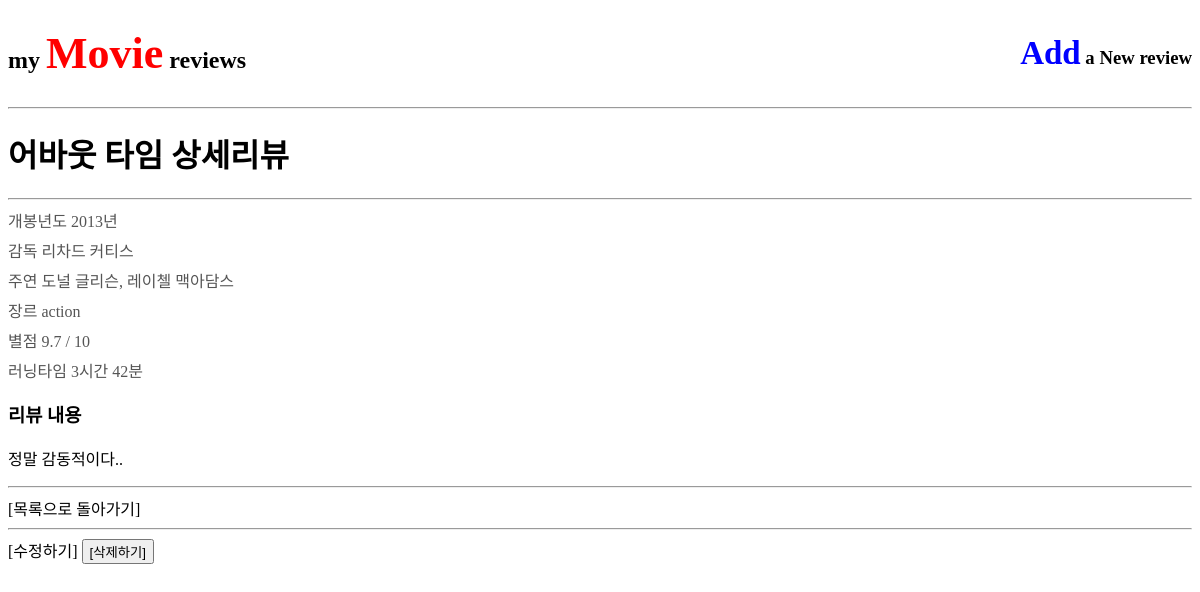
Page /4/ on the committed database.
### reviews/models.py (models this page shows, shortened)
class Review(models.Model):
    GENRE_CHOICES = [
        ('action', '액션'),
        ('romance', '로맨스'),
        ('comedy', '코미디'),
        ('sf', 'SF'),
        ('horror', '공포'),
    ]
    title = models.CharField(max_length=100)
    director = models.CharField(max_length=32)
    main_actor = models.CharField(max_length=32)
    genre = models.CharField(max_length=32, choices=GENRE_CHOICES)
    rating = models.FloatField()
    release_year = models.IntegerField()
    runtime = models.IntegerField()
    content = models.TextField()
    created_at = models.DateTimeField(auto_now_add=True)
    def get_runtime_display(self):
        hours = self.runtime // 60
        minutes = self.runtime % 60
        if hours > 0:
            return f"{hours}시간 {minutes}분"
        return f"{minutes}분"

### reviews/views.py (the view)
# urls.py: path('<int:pk>/', views.review_detail, name='review_detail'),
def review_detail(request, pk):
    review = Review.objects.get(id=pk)
    context = {
        "review": review
    }
    return render(request, 'review_detail.html', context)

### reviews/templates/review_detail.html (shortened to what this page needs)
{% extends "base.html" %}
{% block content%}
  <h1>{{ review.title }} 상세리뷰</h1>
  <hr>
    <ul>
        <li>개봉년도 {{ review.release_year }}년</li>
        <li>감독 {{ review.director }}</li>
        <li>주연 {{ review.main_actor }}</li>
        <li>장르 {{ review.genre }}</li>
        <li>별점 {{ review.rating }} / 10 </li>
        <li>러닝타임 {{ review.get_runtime_display }}</li>
    </ul>
    <h3>리뷰 내용</h3>
    <p>{{ review.content }}</p>
    <hr>
    <a href="{% url 'reviews:review_list' %}">[목록으로 돌아가기]</a>
    <hr>
    <a href="{% url 'reviews:review_update' review.pk %}">[수정하기]</a>
    <form action="{% url 'reviews:review_delete' review.pk %}" method="POST" style="display:inline;">
        <button type="submit"> [삭제하기] </button>
    </form>
{% endblock %}

### reviews/static/css/styles.css (style rules this page uses)
a { color:black; text-decoration: none; }
ul { list-style: none; padding: 0; margin: 0; }
li { margin-bottom: 6px; color: #555; }

### rows in the picture
Review: title "어바웃 타임", release_year "2013", director "리차드 커티스", main_actor "도널 글리슨, 레이첼 맥아담스", genre "action", rating "9.7", runtime "3시간 42분", content "정말 감동적이다.."
